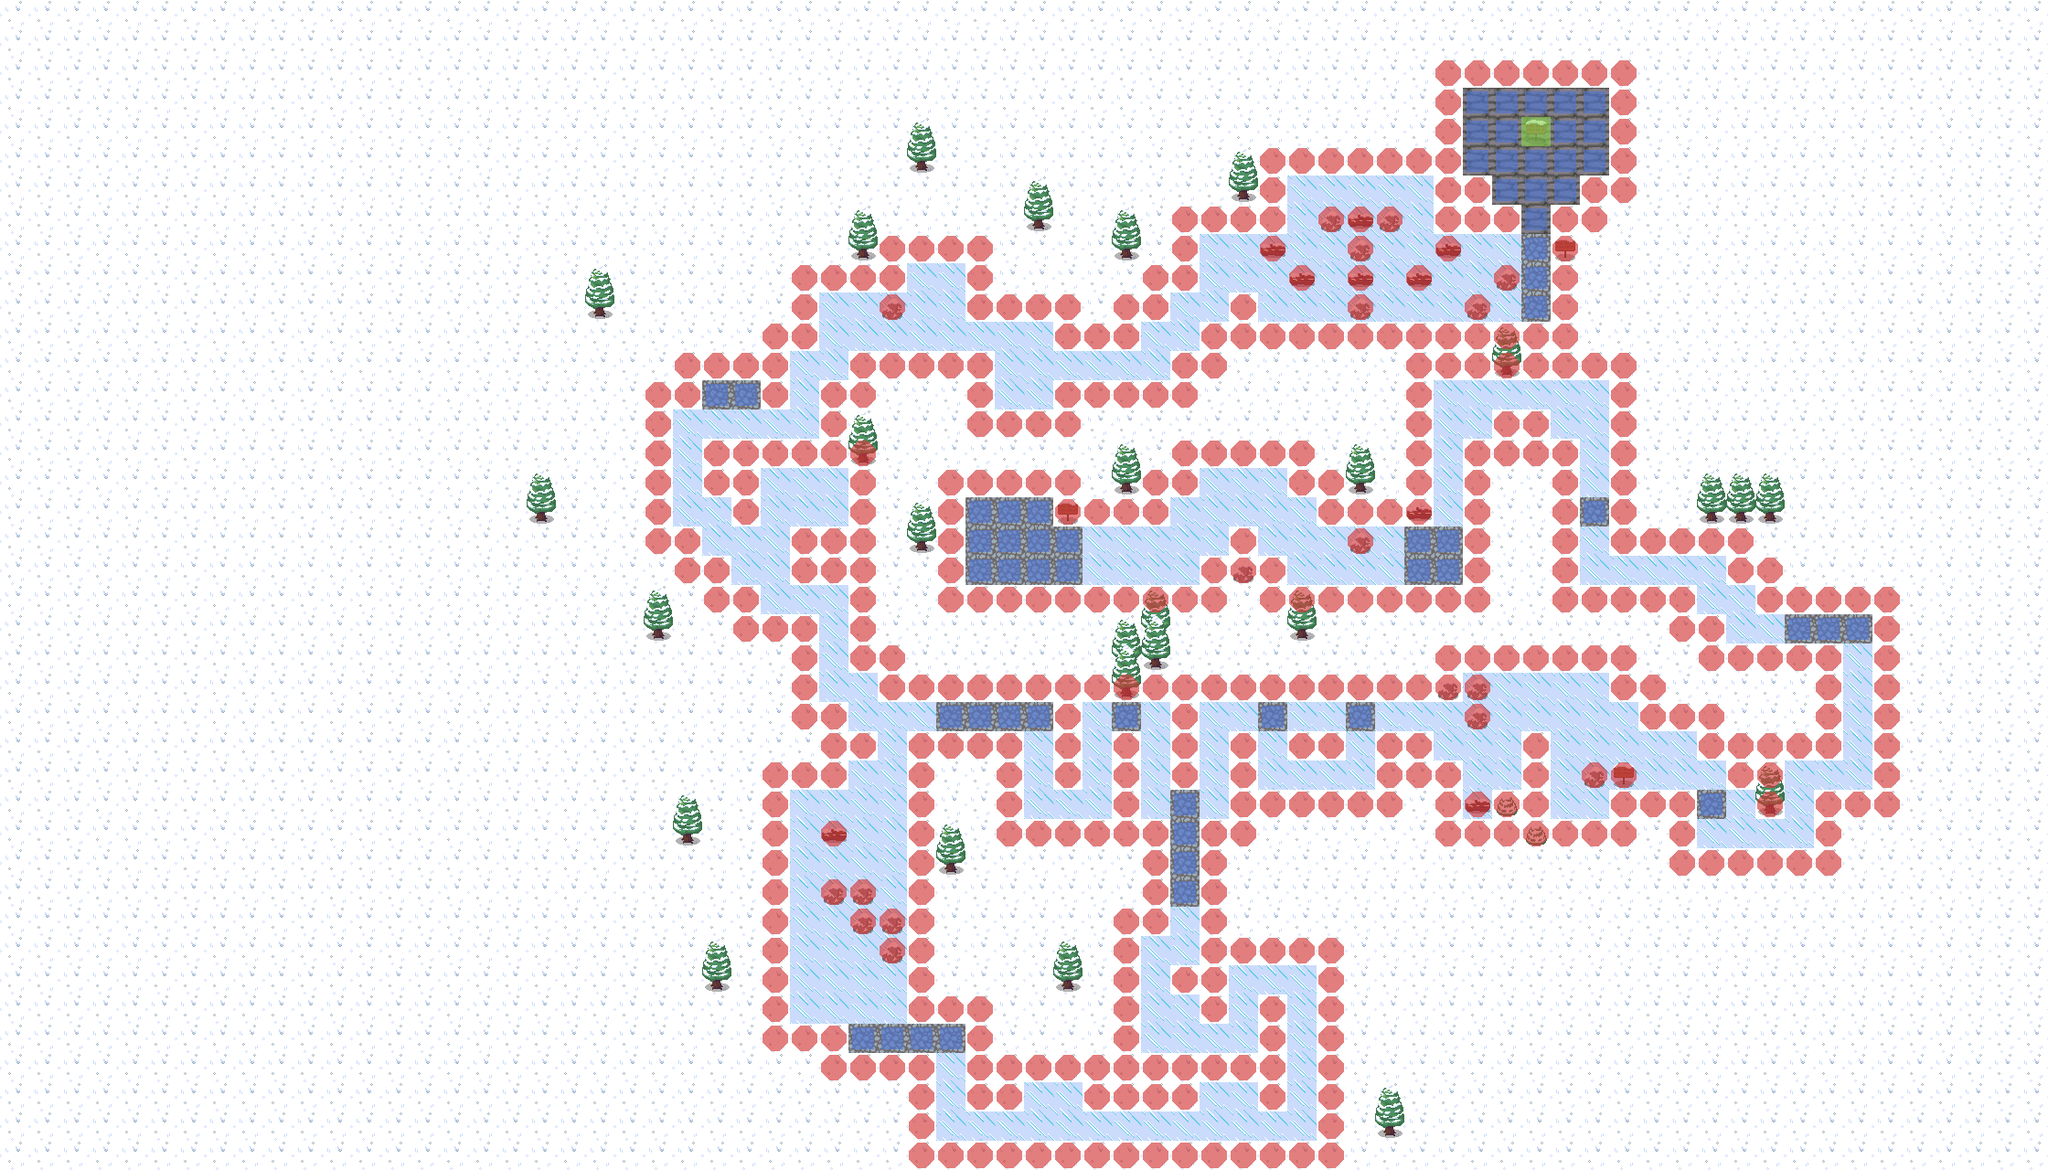

Below is a game level as drawn by its tile map, then a one-line description and the .tmx that defines it (tile-layer data replaced by summaries):
An orthogonal 70x40 tile map with 32x32 px tiles, 5 tile layers (Snow background, Ground layer, Props, Collision, ...), 4 tilesets.

<map version="1.8" tiledversion="1.8.5" orientation="orthogonal" renderorder="right-down" width="70" height="40" tilewidth="32" tileheight="32" infinite="0" nextlayerid="7" nextobjectid="1">
 <tileset firstgid="1" source="Ice escape 1st map.tsx" />
 <tileset firstgid="181" source="Collision.tsx" />
 <tileset firstgid="182" source="Walk collision.tsx" />
 <tileset firstgid="183" source="Checkpoint collision.tsx" />
 <layer id="1" name="Snow background" width="70" height="40">
  <data>[2800 cells, 2800 non-empty, 1 distinct tile ids]</data>
 </layer>
 <layer id="2" name="Ground layer" width="70" height="40">
  <data>[2800 cells, 354 non-empty, 3 distinct tile ids]</data>
 </layer>
 <layer id="4" name="Props" width="70" height="40">
  <data>[2800 cells, 85 non-empty, 7 distinct tile ids]</data>
 </layer>
 <layer id="5" name="Collision" width="70" height="40" opacity="0.65">
  <data>[2800 cells, 472 non-empty, 1 distinct tile ids]</data>
 </layer>
 <layer id="6" name="Walk Collision" width="70" height="40" opacity="0.63">
  <data>[2800 cells, 59 non-empty, 2 distinct tile ids]</data>
 </layer>
</map>
